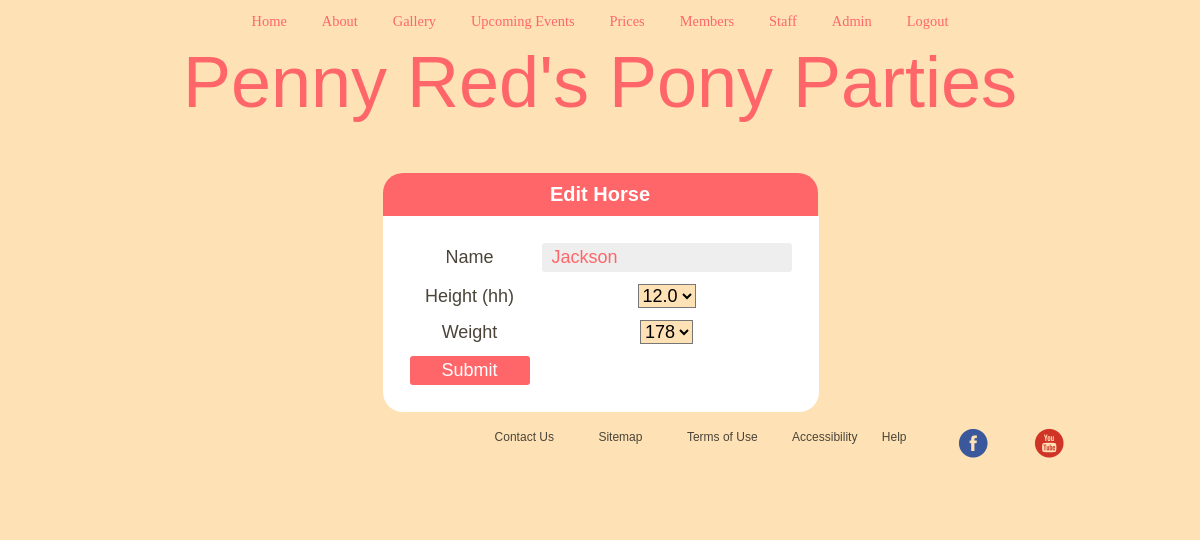
The app's page /Members/Staff/edithorse.php?horseid=13 (signed in) with its own data.
### tables this page shows
CREATE TABLE `horses` (
`horseid` int(11) NOT NULL,
  `horsename` varchar(32) NOT NULL,
  `height` decimal(3,1) NOT NULL,
  `weight` int(3) NOT NULL
);

### Members/Staff/edithorse.php (the view, shortened to what this page needs)
<?php
include ("../headerm.php");
 function renderForm($horseid, $horsename, $height, $weight, $error)
 {
 ?>
 <form action="" method="post">
 	 <div class="loginbox">
    <div class="logincontainer">
      <div id="login">
        <h2>Edit Horse</h2>
        <form action="" method="POST">
          <fieldset>
            <table>
              <tr><td><label for="horsename">Name</label></td><td>
              <input type="text" name="horsename" value="<?php echo $horsename; ?>"/></td></tr>
              <tr><td><label for="height">Height (hh)</label></td><td>
              <select name="height" value="<?php echo $height; ?>"/>
                    <option value="12.0">12.0</option>
                  </select></td></tr>
              <tr><td><label for="weight">Weight</label></td><td>
              <select name="weight" >
                <option selected="selected" value="<?php echo $weight; ?>" > <?php echo $weight; ?> </option>
              </select></td></tr>
              <tr><td><input type="submit" name="submit" value="Submit"></td></tr>
            </table>
          </fieldset>
        </form>
      </div>
    </div>
 </form>
 </body>
 </html>
 <?php
 }
 if (isset($_POST['submit']))
 {
 if (is_numeric($_POST['horseid']))
 {
 $horseid = $_POST['horseid'];
 $horsename = mysql_real_escape_string(htmlspecialchars($_POST['horsename']));
 $height = mysql_real_escape_string(htmlspecialchars($_POST['height']));
 $weight = mysql_real_escape_string(htmlspecialchars($_POST['weight']));
 if ($horseid == '' || $horsename == '' || $height == '' || $weight == '')
 {
 $error = 'ERROR: Please fill in all required fields!';
 renderForm($horseid, $horsename, $height, $weight);
 }
 else
 {
 mysql_query("UPDATE horses SET horseid='$horseid',horsename='$horsename',height='$height',weight='$weight' WHERE horseid='$horseid'")
 or die(mysql_error());
 header("Location: horses.php");
 }
 }
 else
 {
 echo 'Error!';
 }
 }
 else
 {
 if (isset($_GET['horseid']) && is_numeric($_GET['horseid']) && $_GET['horseid'] > 0)
 {
 $horseid = $_GET['horseid'];
 $result = mysql_query("SELECT * FROM horses WHERE horseid='$horseid'")
 or die(mysql_error());
 $row = mysql_fetch_array($result);
 if($row)
 {
 $horseid = $row['horseid'];
 $horsename = $row['horsename'];
 $height = $row['height'];
 $weight = $row['weight'];
 renderForm($horseid, $horsename, $height, $weight, '');
 }
 else
 {
 echo "No results!";
 }
 }
 else
 {
 echo 'Error!';
 }
 }
?>
</body>
</html>

### PR.css (style rules this page uses)
* { margin: 0; padding: 0; font-size: 18px; font-family: "Wingdings", sans-serif; background-color: #fee2b5; }
html, body { height: 100%; }
body { width: 1000px; margin: auto; }
a { font-family: "KG Miss Kindergarten", Georgia, Serif; }
label { width: 10px; background-color: white; }
input, text, date, time { margin-left: 10px; -moz-box-sizing: border-box; -webkit-box-sizing: border-box; box-sizing: border-box; border-radius: 5px; margin-bottom: 5px; background-color: white; color: #ff6669; border-style: none; margin: 0; padding: 0; transition: all .3s; width: 250px; }
td { font-family: "KG Miss Kindergarten", Georgia, Serif; color: #4a4439; padding: 5px; background-color: white; }
input[type="submit"] { background: #ff6669; color: white; display: block; margin: 0 auto; padding: 4px 0; width: 150px; cursor: pointer; }
#termsofuse p, ol, ul, li { text-align: left; font-family: Arial; color: #4a4439; font-size: 16px; }
ul { padding: 15px; }
h2 { text-align: center; margin-top: 10px; }
#login { margin-top: 50px; margin-right: auto; margin-left: auto; width: 435px; }
#login h2 { background: #ff6669; border-radius: 20px 20px 0 0; color: #fff; font-size: 20px; padding: 10px 26px; }
#login fieldset { border-style: none; padding: 20px; border-radius: 0 0 20px 20px; background-color: white; }
#login fieldset input { border-radius: 3px; }
#login fieldset input[type="text"], #login fieldset input[type="password"], #login fieldset input[type="date"], #login fieldset input[type="time"] { background: #eee; color: #ff6669; padding: 4px 10px; }
#login fieldset input[type="submit"] { background: #ff6669; color: white; display: block; margin: 0 auto; padding: 4px 0; width: 120px; cursor: pointer; }
body { text-align: center; }
a, a:link, a:active { color: #ff6669; outline: none; text-decoration: none; }
table { margin-left: auto; margin-right: auto; background-color: white; }
#footercontainer { clear: both; width: 100%; height: 100px; bottom:0; left:0; top: 100%; }
#footercontainer a, li { color: #4a4439; list-style-type: none; font-family: Arial; font-size: 12px; display: inline; padding: 10px; }
#footer1 { float: right; margin-left: 20%; margin-right: -60px; }
#footer3 { float: right; margin-left: 5%; }

### records on screen
horses: horsename "Jackson", height "12.0", weight "178"
